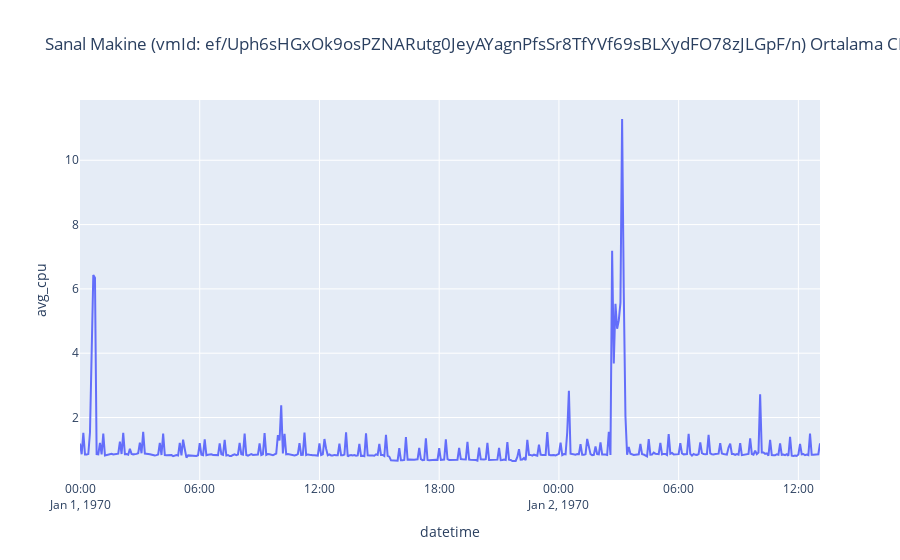

Notebook code cell kept with this figure:
### Code cell
if 'df_single_vm' in locals():
    print("Grafik oluşturuluyor...")
    fig = px.line(
        df_single_vm,
        y='avg_cpu',
        title=f"Sanal Makine (vmId: {target_vm_id}) Ortalama CPU Kullanımı (4 Dosyadan)"
    )
    fig.show()

### Figure 1 — Plotly figure (JSON) as saved in the notebook; plotly's stock layout.template omitted (floating-point values rounded to 4 significant figures; data arrays with more than 128 entries replaced by an {"elided": "..."} marker saying what was removed)
{"data": [{"hovertemplate": "datetime=%{x}<br>avg_cpu=%{y}<extra></extra>", "legendgroup": "", "line": {"color": "#636efa", "dash": "solid"}, "marker": {"symbol": "circle"}, "mode": "lines", "name": "", "orientation": "v", "showlegend": false, "type": "scatter", "x": {"elided": "446 str values"}, "xaxis": "x", "y": {"elided": "446 float values"}, "yaxis": "y"}], "layout": {"legend": {"tracegroupgap": 0}, "title": {"text": "Sanal Makine (vmId: ef/Uph6sHGxOk9osPZNARutg0JeyAYagnPfsSr8TfYVf69sBLXydFO78zJLGpF/n) Ortalama CPU Kullanımı (4 Dosyadan)"}, "xaxis": {"anchor": "y", "domain": [0, 1], "title": {"text": "datetime"}}, "yaxis": {"anchor": "x", "domain": [0, 1], "title": {"text": "avg_cpu"}}}}
